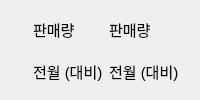
     <widget class="QWidget" name="page_10">
      <layout class="QHBoxLayout" name="horizontalLayout_10" stretch="1,1,5">
       <item>
        <widget class="QLabel" name="label_12">
         <property name="styleSheet">
          <string notr="true">border-image: url(:/resources/genesis.png);</string>
         </property>
         <property name="text">
          <string/>
         </property>
        </widget>
       </item>
       <item>
        <layout class="QVBoxLayout" name="verticalLayout_18">
         <item>
          <widget class="QLabel" name="ds_4">
           <property name="font">
            <font>
             <pointsize>11</pointsize>
            </font>
           </property>
           <property name="text">
            <string>판매량</string>
           </property>
          </widget>
         </item>
         <item>
          <widget class="QLabel" name="label_11">
           <property name="font">
            <font>
             <pointsize>11</pointsize>
            </font>
           </property>
           <property name="text">
            <string>전월 (대비)</string>
           </property>
          </widget>
         </item>
        </layout>
       </item>
       <item>
        <layout class="QVBoxLayout" name="verticalLayout_19">
         <item>
          <widget class="QLabel" name="genesisSales">
           <property name="font">
            <font>
             <pointsize>11</pointsize>
            </font>
           </property>
           <property name="text">
            <string>판매량</string>
           </property>
          </widget>
         </item>
         <item>
          <widget class="QLabel" name="genesisOnMonth">
           <property name="font">
            <font>
             <pointsize>11</pointsize>
            </font>
           </property>
           <property name="text">
            <string>전월 (대비)</string>
           </property>
          </widget>
         </item>
        </layout>
       </item>
      </layout>
     </widget>
